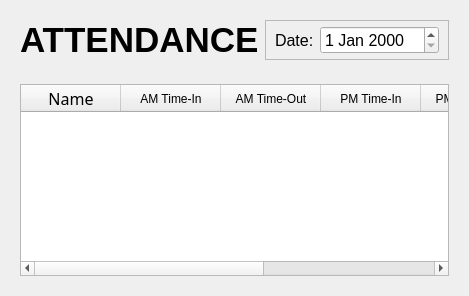
                <widget class="QWidget" name="attendancePage">
                 <layout class="QVBoxLayout" name="verticalLayout_19">
                  <item>
                   <widget class="QWidget" name="widget_8" native="true">
                    <property name="maximumSize">
                     <size>
                      <width>16777215</width>
                      <height>100</height>
                     </size>
                    </property>
                    <layout class="QHBoxLayout" name="horizontalLayout_16">
                     <item>
                      <widget class="QLabel" name="label_4">
                       <property name="font">
                        <font>
                         <pointsize>26</pointsize>
                         <weight>75</weight>
                         <bold>true</bold>
                        </font>
                       </property>
                       <property name="text">
                        <string>ATTENDANCE</string>
                       </property>
                      </widget>
                     </item>
                     <item>
                      <widget class="QFrame" name="frame_12">
                       <property name="minimumSize">
                        <size>
                         <width>0</width>
                         <height>0</height>
                        </size>
                       </property>
                       <property name="frameShape">
                        <enum>QFrame::StyledPanel</enum>
                       </property>
                       <property name="frameShadow">
                        <enum>QFrame::Raised</enum>
                       </property>
                       <layout class="QHBoxLayout" name="horizontalLayout_17">
                        <property name="topMargin">
                         <number>0</number>
                        </property>
                        <property name="bottomMargin">
                         <number>0</number>
                        </property>
                        <item alignment="Qt::AlignRight">
                         <widget class="QLabel" name="label_12">
                          <property name="font">
                           <font>
                            <pointsize>12</pointsize>
                           </font>
                          </property>
                          <property name="text">
                           <string>Date:</string>
                          </property>
                         </widget>
                        </item>
                        <item alignment="Qt::AlignLeft">
                         <widget class="QDateEdit" name="aDate">
                          <property name="font">
                           <font>
                            <pointsize>12</pointsize>
                            <weight>50</weight>
                            <bold>false</bold>
                           </font>
                          </property>
                         </widget>
                        </item>
                       </layout>
                      </widget>
                     </item>
                    </layout>
                   </widget>
                  </item>
                  <item>
                   <widget class="QWidget" name="widget_9" native="true">
                    <layout class="QVBoxLayout" name="verticalLayout_20">
                     <item>
                      <widget class="QTableWidget" name="attendanceTable">
                       <property name="enabled">
                        <bool>true</bool>
                       </property>
                       <property name="maximumSize">
                        <size>
                         <width>883</width>
                         <height>16777215</height>
                        </size>
                       </property>
                       <property name="editTriggers">
                        <set>QAbstractItemView::NoEditTriggers</set>
                       </property>
                       <property name="tabKeyNavigation">
                        <bool>false</bool>
                       </property>
                       <property name="showDropIndicator" stdset="0">
                        <bool>false</bool>
                       </property>
                       <property name="dragDropOverwriteMode">
                        <bool>false</bool>
                       </property>
                       <column>
                        <property name="text">
                         <string>Name</string>
                        </property>
                        <property name="font">
                         <font>
                          <family>Castellar</family>
                          <pointsize>12</pointsize>
                         </font>
                        </property>
                       </column>
                       <column>
                        <property name="text">
                         <string>AM Time-In</string>
                        </property>
                       </column>
                       <column>
                        <property name="text">
                         <string>AM Time-Out</string>
                        </property>
                       </column>
                       <column>
                        <property name="text">
                         <string>PM Time-In</string>
                        </property>
                       </column>
                       <column>
                        <property name="text">
                         <string>PM Time-Out</string>
                        </property>
                       </column>
                       <column>
                        <property name="text">
                         <string>OT Time-In</string>
                        </property>
                       </column>
                       <column>
                        <property name="text">
                         <string>OT Time-Out</string>
                        </property>
                       </column>
                      </widget>
                     </item>
                    </layout>
                   </widget>
                  </item>
                 </layout>
                </widget>
